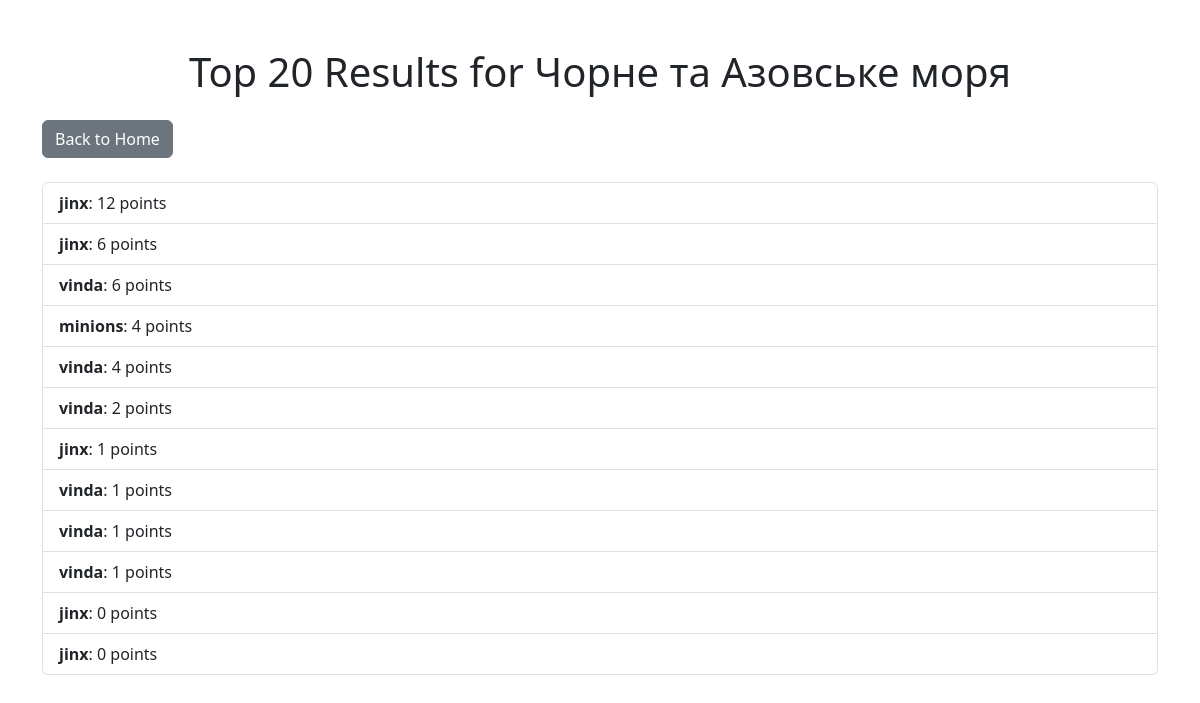
The app's page /quiz/1/top20/ with its own data.
### quiz/models.py (models this page shows, shortened)
class Quiz(models.Model):
    name = models.CharField(max_length=200)  # Поле для назви вікторини, обмежене до 200 символів.
    description = models.TextField()  # Поле для опису вікторини.
    category = models.CharField(max_length=50)  # Поле для категорії вікторини, обмежене до 50 символів.

class Result(models.Model):
    user = models.ForeignKey(User, on_delete=models.CASCADE)
    quiz = models.ForeignKey(Quiz, on_delete=models.CASCADE)
    score = models.IntegerField()  # Поле для зберігання кількості балів, набраних користувачем.
    date = models.DateTimeField(auto_now_add=True)  # Поле для автоматичного збереження дати створення результату.

### quiz/views.py (the view)
# urls.py: path('quiz/<int:quiz_id>/top20/', views.top20, name='top20'),
def top20(request, quiz_id):
    quiz = get_object_or_404(Quiz, id=quiz_id)  # Отримуємо квіз або повертаємо 404
    top_results = Result.objects.filter(quiz=quiz).order_by('-score')[:20]  # Отримуємо топ-20 результатів за кількістю балів
    return render(request, 'quiz/top20.html', {'quiz': quiz, 'top_results': top_results})  # Рендеримо сторінку топ-20

### quiz/templates/quiz/top20.html (shortened to what this page needs)
<!DOCTYPE html>
<html lang="en">
<head>
    <link href="https://cdn.jsdelivr.net/npm/bootstrap@5.3.0-alpha1/dist/css/bootstrap.min.css" rel="stylesheet">
</head>
<body>
<div class="container mt-5">
    <h1 class="text-center mb-4">Top 20 Results for {{ quiz.name }}</h1>
    <nav class="mb-4">
        <a href="{% url 'home' %}" class="btn btn-secondary">Back to Home</a>
    </nav>
    <ul class="list-group">
        {% for result in top_results %}
            <li class="list-group-item">
                <strong>{{ result.user.username }}</strong>: {{ result.score }} points
            </li>
        {% endfor %}
    </ul>
</div>
</body>
</html>

### records on screen
Quiz: name "Чорне та Азовське моря"
Result: user.username "jinx", score "12"
Result: user.username "jinx", score "6"
Result: user.username "vinda", score "6"
Result: user.username "minions", score "4"
Result: user.username "vinda", score "4"
Result: user.username "vinda", score "2"
Result: user.username "jinx", score "1"
Result: user.username "vinda", score "1"
Result: user.username "vinda", score "1"
Result: user.username "vinda", score "1"
Result: user.username "jinx", score "0"
Result: user.username "jinx", score "0"
